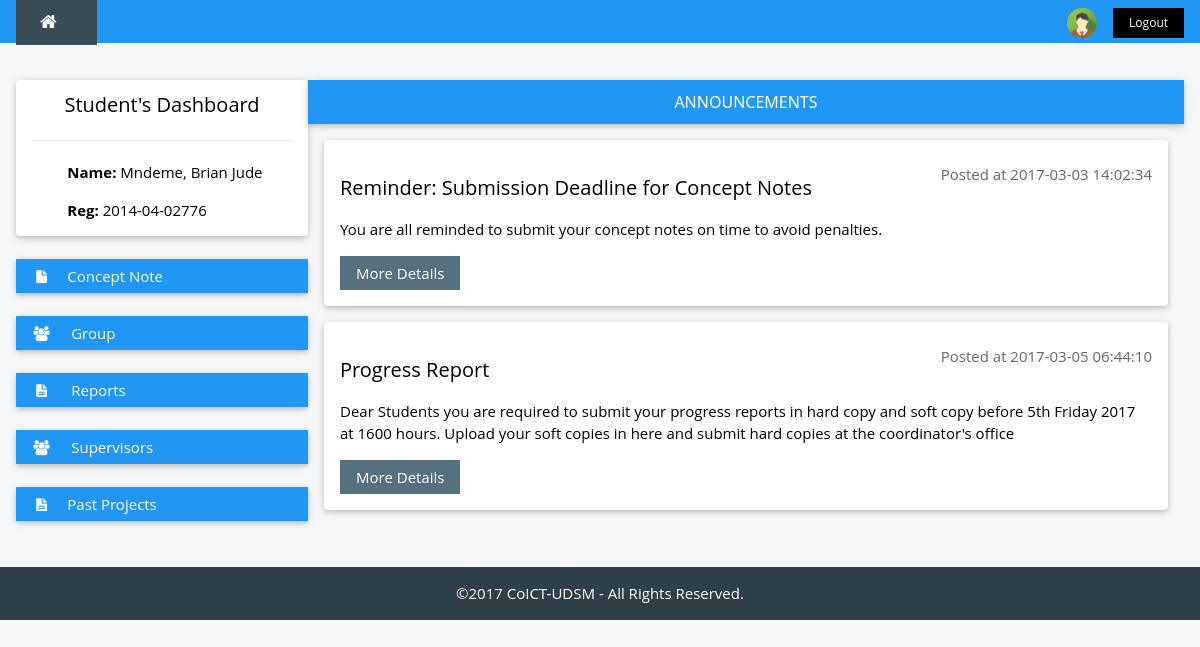
The app's page /student/ (signed in) with its own data.
### tables this page shows
CREATE TABLE `student` (
  `regNo` varchar(13) NOT NULL,
  `fName` varchar(25) NOT NULL,
  `mName` varchar(25) DEFAULT NULL,
  `lName` varchar(25) NOT NULL,
  `email` varchar(30) NOT NULL,
  `phoneNo` varchar(20) NOT NULL,
  `course` varchar(50) NOT NULL
);

CREATE TABLE `announcement` (
  `id` int(11) NOT NULL,
  `title` varchar(70) NOT NULL,
  `description` text NOT NULL,
  `time` timestamp NOT NULL DEFAULT CURRENT_TIMESTAMP ON UPDATE CURRENT_TIMESTAMP
);

### student/index.php (the view, shortened to what this page needs)
<?php include '../header.php';
$get_user = $_SESSION['id'];
$result = mysqli_query($dbcon, "SELECT * FROM student WHERE regNo = '$get_user'") or die(mysqli_error());
$user_row = mysqli_fetch_array($result);
?>
<div class="w3-container w3-content" style="max-width:1400px;margin-top:80px">
  <div class="w3-row">
    <div class="w3-col m3">
      <div class="w3-card-2 w3-round w3-white">
        <div class="w3-container">
        <h4 class="w3-center">Student's Dashboard</h4>
         <hr>
         <p><i class="fa fa-fw w3-margin-right w3-text-theme"></i><strong>Name:</strong> <?php echo $user_row['lName'].", ".$user_row['fName']." ".$user_row['mName'] ?> </p>
         <p><i class="fa fa-fw w3-margin-right w3-text-theme"></i><strong>Reg:</strong> <?php echo $user_row['regNo'];  ?></p>
        </div>
      </div>
      <br />
      <div class="w3-card-2 w3-round">
        <div class="w3-white">
          <button onclick="myFunction('Demo1')" class="w3-btn-block w3-blue w3-left-align"><i class="fa fa-file fa-fw w3-margin-right"></i>Concept Note</button>
        </div>
      </div>
      <br />
      <div class="w3-card-2 w3-round">
        <div class="w3-white">
          <button onclick="myFunction('Demo2')" class="w3-btn-block w3-blue w3-left-align"><i class="fa fa-users fa-fw w3-margin-right"></i> Group </button>
        </div>
      </div>
      <br />
      <div class="w3-card-2 w3-round">
        <div class="w3-white">
          <button onclick="myFunction('Demo3')" class="w3-btn-block w3-blue w3-left-align"><i class="fa fa-file-text fa-fw w3-margin-right"></i> Reports</button>
        </div>
      </div>
      <br />
        <div class="w3-card-2 w3-round w3-white w3-center">
          <button class="w3-btn-block w3-blue w3-left-align" onclick="loadSupervisors();"><i class="fa fa-users fa-fw w3-margin-right"></i> Supervisors </button>
      </div>
      <br />
      <div class="w3-card-2 w3-round w3-white w3-center">
          <button class="w3-btn-block w3-blue w3-left-align" onclick=""><i class="fa fa-file-text fa-fw w3-margin-right"></i>Past Projects</button>
      </div>
      <br />
    </div>
    <div class="w3-col m9">
    <div id="main">
      <?php include '../functions/announce.php'; ?>
      </div>
    </div>
  </div>
</div>
<br>
<?php include '..\footer.php'; ?>

### functions/announce.php (shortened to what this page needs)
<?php
include '../dbcon.php';
    ?>
<div class="w3-container w3-card-2 w3-blue w3-btn-block ">
	<h6>ANNOUNCEMENTS</h6>
</div>
<?php
$sql = "SELECT * FROM announcement";
$result = mysqli_query($dbcon,$sql) or die(mysqli_error());;
while ($row = mysqli_fetch_array($result)) {
?>
<div class="w3-container w3-card-2 w3-white w3-round w3-margin"><br>
        <span class="w3-right w3-opacity"><?php echo "Posted at ".$row['time'] ;?></span>
        <h4><?php echo $row['title'];?></h4>
        <p><?php echo $row['description'];
        ?></p>
        <button type="button" class="w3-btn w3-theme-d1 w3-margin-bottom">More Details</button>
 </div>
 <?php } ?>

### styles/w3.css (style rules this page uses)
html { box-sizing:border-box }
*,*:before,*:after { box-sizing:inherit }
html { -ms-text-size-adjust:100%;-webkit-text-size-adjust:100% }
body { margin:0 }
hr { box-sizing:content-box;height:0;overflow:visible }
button,input,select,textarea { font:inherit;margin:0 }
button,input { overflow:visible }
button,select { text-transform:none }
button,html [type=button],[type=reset],[type=submit] { -webkit-appearance:button }
html,body { font-family:Verdana,sans-serif;font-size:15px;line-height:1.5 }
html { overflow-x:hidden }
h1,h2,h3,h4,h5,h6,.w3-slim,.w3-wide { font-family:"Segoe UI",Arial,sans-serif }
h4 { font-size:20px }
h6 { font-size:16px }
h1,h2,h3,h4,h5,h6 { font-weight:400;margin:10px 0 }
hr { border:0;border-top:1px solid #eee;margin:20px 0 }
.w3-btn,.w3-btn-block { border:none;display:inline-block;outline:0;padding:6px 16px;vertical-align:middle;overflow:hidden;text-decoration:none!important;color:#fff;background-color:#000;text-align:center;cursor:pointer;white-space:nowrap }
.w3-btn,.w3-btn-floating,.w3-btn-floating-large,.w3-closenav,.w3-opennav { -webkit-touch-callout:none;-webkit-user-select:none;-khtml-user-select:none;-moz-user-select:none;-ms-user-select:none;user-select:none }
.w3-btn-block { width:100% }
.w3-btn,.w3-btn-floating,.w3-dropnav a,.w3-btn-floating-large,.w3-btn-block,.w3-hover-shadow,.w3-hover-opacity,.w3-hover-opacity-off,.w3-hover-sepia,.w3-hover-grayscale,.w3-hover-greyscale, .w3-navbar a,.w3-sidenav a,.w3-pagination li a,.w3-hoverable tbody tr,.w3-hoverable li,.w3-accordion-content a,.w3-dropdown-content a,.w3-dropdown-click:hover,.w3-dropdown-hover:hover,.w3-opennav,.w3-closenav,.w3-closebtn, .w3-hover-amber,.w3-hover-aqua,.w3-hover-blue,.w3-hover-light-blue,.w3-hover-brown,.w3-hover-cyan,.w3-hover-blue-grey,.w3-hover-green,.w3-hover-light-green,.w3-hover-indigo,.w3-hover-khaki,.w3-hover-lime,.w3-hover-orange,.w3-hover-deep-orange,.w3-hover-pink, .w3-hover-purple,.w3-hover-deep-purple,.w3-hover-red,.w3-hover-sand,.w3-hover-teal,.w3-hover-yellow,.w3-hover-white,.w3-hover-black,.w3-hover-grey,.w3-hover-light-grey,.w3-hover-dark-grey,.w3-hover-text-amber,.w3-hover-text-aqua,.w3-hover-text-blue,.w3-hover-text-light-blue, .w3-hover-text-brown,.w3-hover-text-cyan,.w3-hover-text-blue-grey,.w3-hover-text-green,.w3-hover-text-light-green,.w3-hover-text-indigo,.w3-hover-text-khaki,.w3-hover-text-lime,.w3-hover-text-orange,.w3-hover-text-deep-orange,.w3-hover-text-pink,.w3-hover-text-purple, .w3-hover-text-deep-purple,.w3-hover-text-red,.w3-hover-text-sand,.w3-hover-text-teal,.w3-hover-text-yellow,.w3-hover-text-white,.w3-hover-text-black,.w3-hover-text-grey,.w3-hover-text-light-grey,.w3-hover-text-dark-grey { -webkit-transition:background-color .3s,color .15s,box-shadow .3s,opacity 0.3s,filter 0.3s;transition:background-color .3s,color .15s,box-shadow .3s,opacity 0.3s,filter 0.3s }
.w3-main,#main { transition:margin-left .4s }
.w3-container:after,.w3-panel:after,.w3-row:after,.w3-row-padding:after,.w3-topnav:after,.w3-clear:after,.w3-btn-group:before,.w3-btn-group:after,.w3-btn-bar:before,.w3-btn-bar:after { content:"";display:table;clear:both }
.w3-col,.w3-half,.w3-third,.w3-twothird,.w3-threequarter,.w3-quarter { float:left;width:100% }
@media only screen and (min-width:601px) { .w3-col.m3,.w3-quarter { width:24.99999% } }
@media only screen and (min-width:601px) { .w3-col.m9,.w3-threequarter { width:74.99999% } }
.w3-content { max-width:980px;margin:auto }
.w3-right { float:right!important }
.w3-left-align { text-align:left!important }
.w3-center { text-align:center!important }
.w3-round,.w3-round-medium { border-radius:4px!important }
.w3-margin { margin:16px!important }
.w3-margin-bottom { margin-bottom:16px!important }
.w3-margin-right { margin-right:16px!important }
.w3-container { padding:0.01em 16px }
.w3-card-2,.w3-example { box-shadow:0 2px 4px 0 rgba(0,0,0,0.16),0 2px 10px 0 rgba(0,0,0,0.12)!important }
.w3-opacity,.w3-hover-opacity:hover { opacity:0.60;filter:alpha(opacity=60);-webkit-backface-visibility:hidden }
.w3-blue,.w3-hover-blue:hover { color:#fff!important;background-color:#2196F3!important }
.w3-white,.w3-hover-white:hover { color:#000!important;background-color:#fff!important }

### styles/w3-theme-blue-grey.css (style rules this page uses)
.w3-theme-l5 { color:#000 !important; background-color:#f5f7f8 !important }
.w3-theme-d1 { color:#fff !important; background-color:#57707d !important }

### header.php (style rules this page uses)
html,body,h1,h2,h3,h4,h5 { font-family: "Open Sans", sans-serif }

### records on screen
student: lName "Mndeme", fName "Brian", mName "Jude", regNo "2014-04-02776"
announcement: time "2017-03-03 14:02:34", title "Reminder: Submission Deadline for Concept Notes", description "You are all reminded to submit your concept notes on time to avoid penalties."
announcement: time "2017-03-05 06:44:10", title "Progress Report", description "Dear Students you are required to submit your progress reports in hard copy and soft copy before 5th Friday 2017 at 1600 hours. Upload your soft copies in here and submit hard copies at the coordinator's office"

### other values on screen
$yr[year] "2017"
